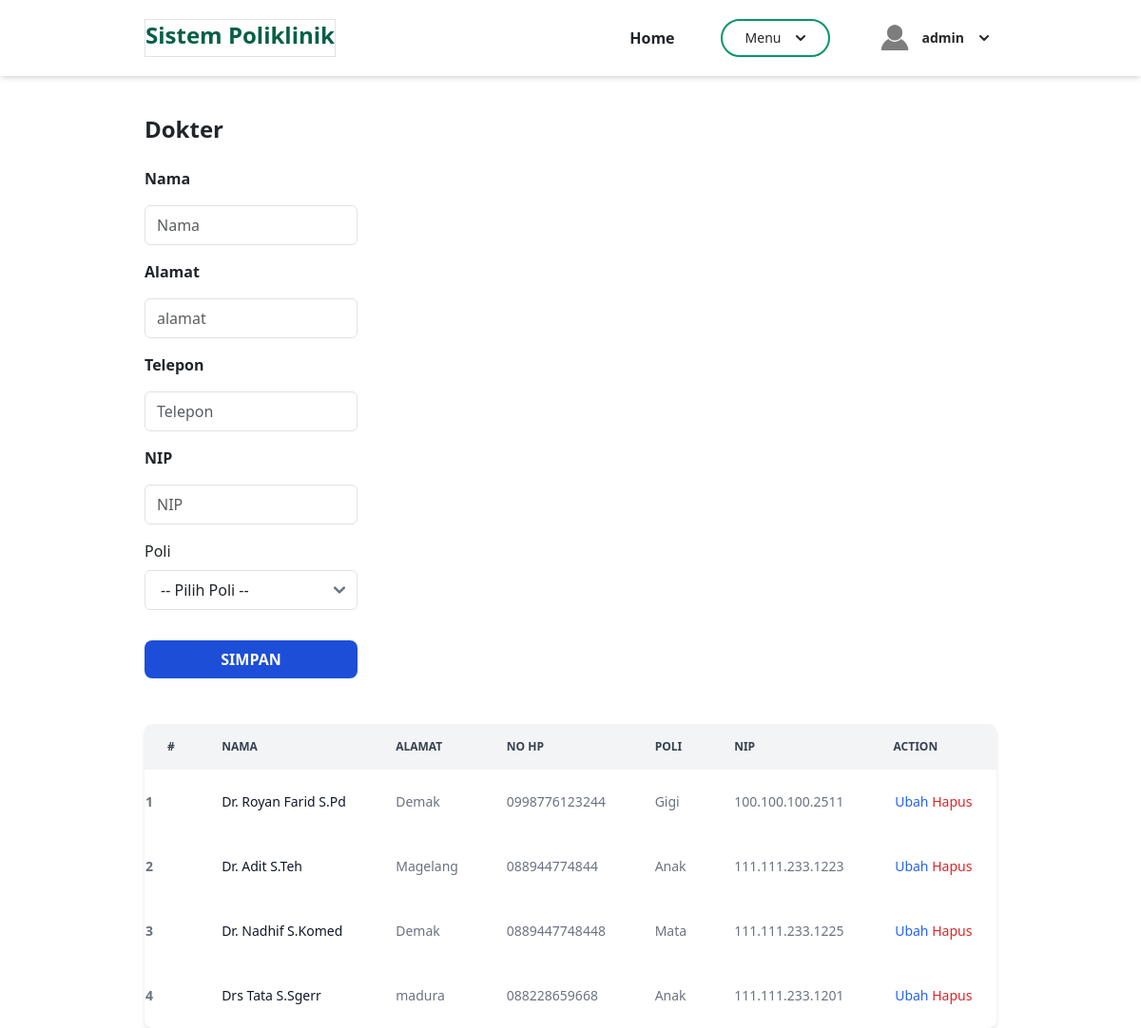
/admin/index.php?page=dokter (signed in), run on an earlier commit of the app's database.
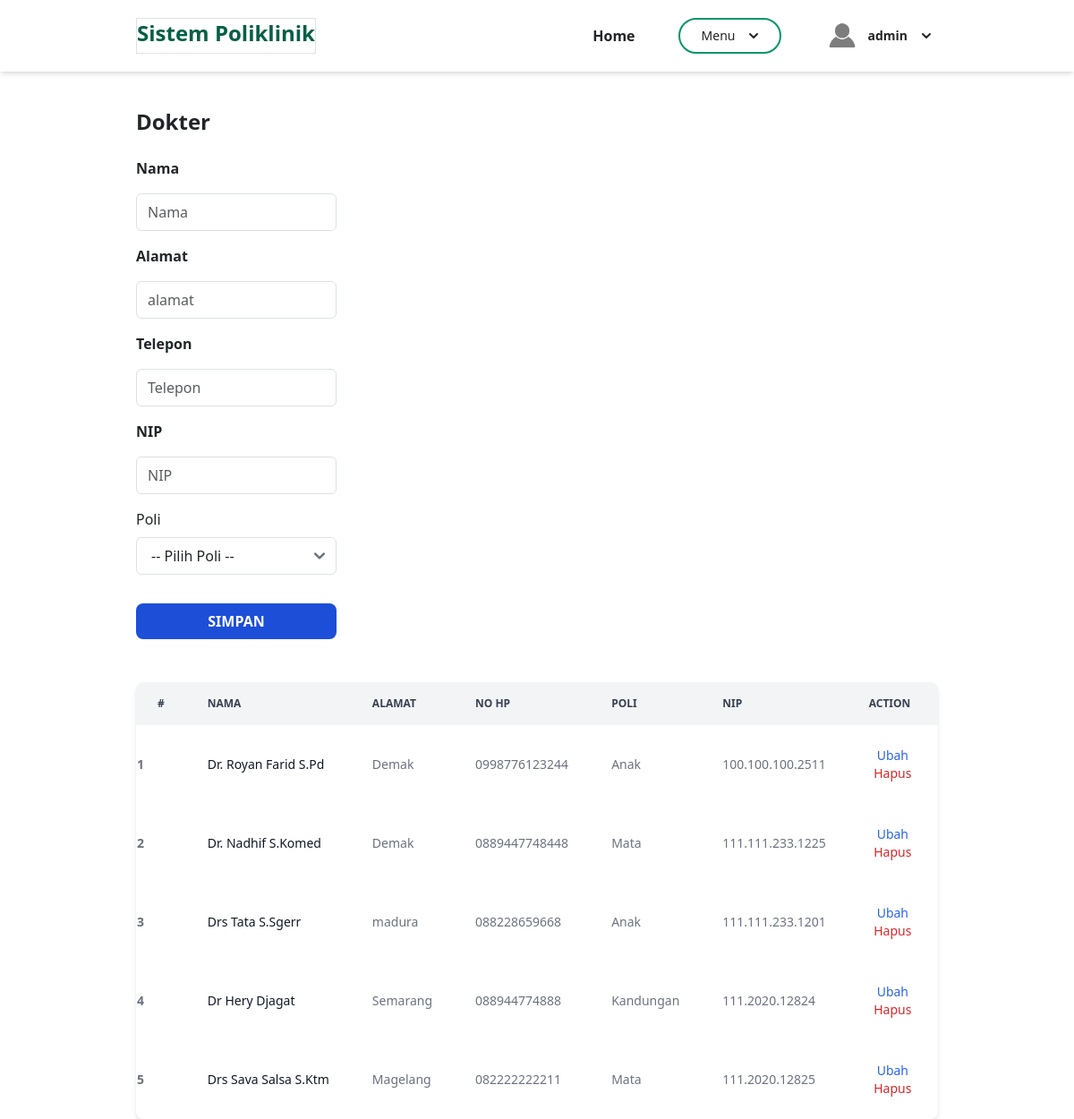
And on a later commit of the database.
### tables this page shows
CREATE TABLE `dokter` (
  `id` int(11) NOT NULL,
  `nama` varchar(100) NOT NULL,
  `alamat` varchar(255) NOT NULL,
  `no_hp` varchar(20) NOT NULL,
  `id_poli` int(11) NOT NULL,
  `nip` varchar(50) NOT NULL,
  `password` varchar(255) NOT NULL
);

CREATE TABLE `poli` (
  `id` int(11) NOT NULL,
  `nama_poli` varchar(25) NOT NULL,
  `ket` text NOT NULL
);

### admin/dokter.php (the view, shortened to what the changed rows need)
<section class="container mx-auto mt-10">
    <h2 class="font-bold text-2xl">Dokter</h2>
    <br>
    <div class="">
        <br>
        <br>
        <div class="relative overflow-x-auto shadow-md sm:rounded-lg">
            <table class="w-full text-sm text-gray-500">
                <thead class="text-xs text-gray-700 uppercase bg-gray-100">
                    <tr>
                        <th scope="col" class="px-6 py-3">
                            #
                        </th>
                        <th scope="col" class="px-6 py-3">
                            Nama
                        </th>
                        <th scope="col" class="px-6 py-3">
                            Alamat
                        </th>
                        <th scope="col" class="px-6 py-3">
                            No HP
                        </th>
                        <th scope="col" class="px-6 py-3">
                            Poli
                        </th>
                        <th scope="col" class="px-6 py-3">
                            NIP
                        </th>
                        <th scope="col" class="px-6 py-3">
                            Action
                        </th>
                    </tr>
                </thead>
                <tbody>
                    <?php
                    $result = mysqli_query($mysqli, "SELECT dokter.*, poli.nama_poli
                    FROM dokter
                    LEFT JOIN poli ON dokter.id_poli = poli.id");
                    $no = 1;
                    while ($data = mysqli_fetch_array($result)) {
                    ?>
                        <tr>
                            <th scope="row"><?php echo $no++ ?></th>
                            <td class="px-6 py-4 font-medium text-gray-900 whitespace-nowrap"><?php echo $data['nama'] ?></td>
                            <td class="px-6 py-4 text-left"><?php echo $data['alamat'] ?></td>
                            <td class="px-6 py-4 text-left"><?php echo $data['no_hp'] ?></td>
                            <td class="px-6 py-4 text-left"><?php echo $data['nama_poli'] ?></td>
                            <td class="px-6 py-4 text-left"><?php echo $data['nip'] ?></td>
                            <td class="px-6 py-4 text-center">
                                <a class="font-medium text-blue-600 hover:underline" href="index.php?page=dokter&id=<?php echo $data['id'] ?>">Ubah</a>
                                <a class="font-medium text-red-600 hover:underline" href="index.php?page=dokter&id=<?php echo $data['id'] ?>&aksi=hapus">Hapus</a>
                            </td>
                        </tr>
                    <?php
                    }
                    ?>
                </tbody>
            </table>
        </div>
</section>

What changed in the data, as far as the page shows it:
removed dokter: nama "Dr. Adit S.Teh", alamat "Magelang", no_hp "088944774844", id_poli.nama_poli "Anak", nip "111.111.233.1223"
changed dokter "Dr. Royan Farid S.Pd": id_poli.nama_poli "Gigi" → "Anak"
added dokter: nama "Dr Hery Djagat", alamat "Semarang", no_hp "088944774888", id_poli.nama_poli "Kandungan", nip "111.2020.12824"
added dokter: nama "Drs Sava Salsa S.Ktm", alamat "Magelang", no_hp "082222222211", id_poli.nama_poli "Mata", nip "111.2020.12825"
